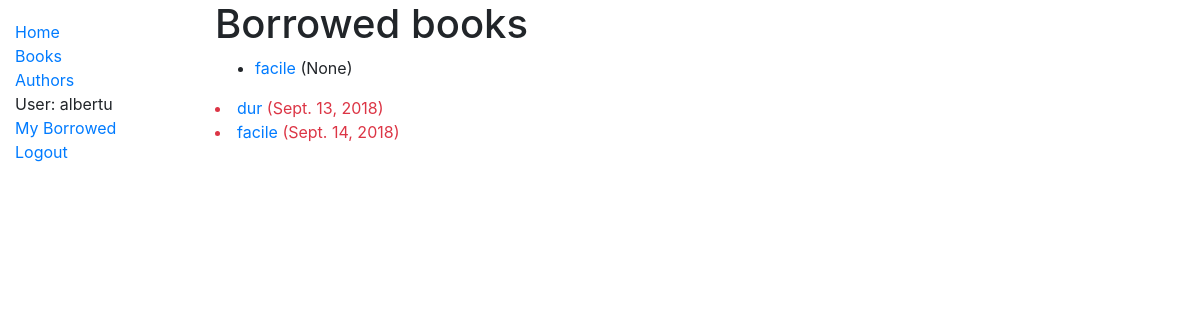
Screenshot of /catalog/borrowed/ (signed in) with the database file from the repository.
### catalog/models.py (models this page shows, shortened)
class BookInstance(models.Model):
    id = models.UUIDField(primary_key=True, default=uuid.uuid4, help_text="Unique ID for this particuliar book across whole library")
    book = models.ForeignKey('Book', on_delete=models.SET_NULL, null=True)
    imprint = models.CharField(max_length=200)
    due_back = models.DateField(null=True, blank=True)
    borrower = models.ForeignKey(User, on_delete=models.SET_NULL, null=True, blank=True)
    @property
    def is_overdue(self):
        if self.due_back and date.today() > self.due_back:
            return True
    LOAN_STATUS = (
            ('m', 'Maintenance'),
            ('o', 'On loan'),
            ('a', 'Available'),
            ('r', 'Reserved'),
    )
    status = models.CharField(
            max_length=1,
            choices=LOAN_STATUS,
            blank=True,
            default='m',
            help_text='Book availability',
    )
    class Meta:
        ordering = ['due_back']
        permissions = (("can_mark_returned", "Set book as returned"),)

class Book(models.Model):
    title = models.CharField(max_length=200)
    author = models.ForeignKey('Author', on_delete=models.SET_NULL, null=True)
    summary = models.CharField(max_length=1000, help_text="Enter a brief description a the book")
    isbn = models.CharField('ISBN', max_length=13, help_text='13 character <a href="https://www.isbn-international.org/content/what-isbn">ISBN number</a>')
    genre = models.ManyToManyField('Genre', help_text="Select a genre for this book")
    language = models.ForeignKey('Language', on_delete=models.SET_NULL, null=True)
    class Meta:
        ordering = ['title']
    def display_genre(self):
        """Create a string for the Genre. This is required to display genre in Admin."""
        return ', '.join(genre.name for genre in self.genre.all()[:3])
    display_genre.short_description = 'Genre'

### catalog/views.py (the view)
# urls.py: path('borrowed/', views.LoanedBookAllListView.as_view(), name='borrowed'),
class LoanedBookAllListView(PermissionRequiredMixin, generic.ListView):
    model = BookInstance
    permission_required = 'catalog.can_mark_returned'
    template_name = 'catalog/bookinstance_list_borrowed_all.html'
    paginate_by = 3
    def get_queryset(self):
        return BookInstance.objects.filter(status='o').order_by('due_back')

### catalog/templates/catalog/bookinstance_list_borrowed_all.html
{% extends "base_generic.html" %}
{% block content %}
    <h1>Borrowed books</h1>
    {% if bookinstance_list %}
    <ul>
        {% for bookinst in bookinstance_list %}
        <li class="{% if bookinst.is_overdue %}text-danger{% endif %}">
            <a href="{% url "book-detail" bookinst.book.pk %}">{{bookinst.book.title}}</a> ({{bookinst.due_back}})
        </li>
    </ul>
        {% endfor %}
    {% else %}
        <p>There a no books borrowed</p>
    {% endif %}
{% endblock %}

### catalog/templates/base_generic.html (shortened to what this page needs)
<!DOCTYPE html>
<html lang="en">
<head>
  <link rel="stylesheet" href="https://stackpath.bootstrapcdn.com/bootstrap/4.1.3/css/bootstrap.min.css">
  {% load static %}
  <link rel="stylesheet" href="{% static 'css/styles.css' %}">
</head>
<body>
  <div class="container-fluid">
    <div class="row">
      <div class="col-sm-2">
      {% block sidebar %}
        <ul class="sidebar-nav">
          <li><a href="{% url 'index' %}">Home</a></li>
          <li><a href="{% url 'books' %}">Books</a></li>
          <li><a href="{% url 'authors' %}">Authors</a></li>
            {% if user.is_authenticated %}
                <li>User: {{user.get_username}}</li>
                <li><a href="{% url 'my-borrowed' %}">My Borrowed</a></li>
                <li><a href="{% url 'logout' %}?next={{request.path}}">Logout</a></li>
            {% else %}
                <li><a href="{% url 'login' %}?next={{request.path}}">Login</a></li>
            {% endif %}
        </ul>
     {% endblock %}
      </div>
      <div class="col-sm-10 ">{% block content %}{% endblock %}</div>
    </div>
  </div>
</body>
</html>

### catalog/static/css/styles.css (style rules this page uses)
.sidebar-nav { margin-top: 20px; padding: 0; list-style: none; }

### rows the page displays
BookInstance: book "facile", due_back "None"
BookInstance: book "dur", due_back "Sept. 13, 2018"
BookInstance: book "facile", due_back "Sept. 14, 2018"

### other values shown
{{ user.get_username }} "albertu"
